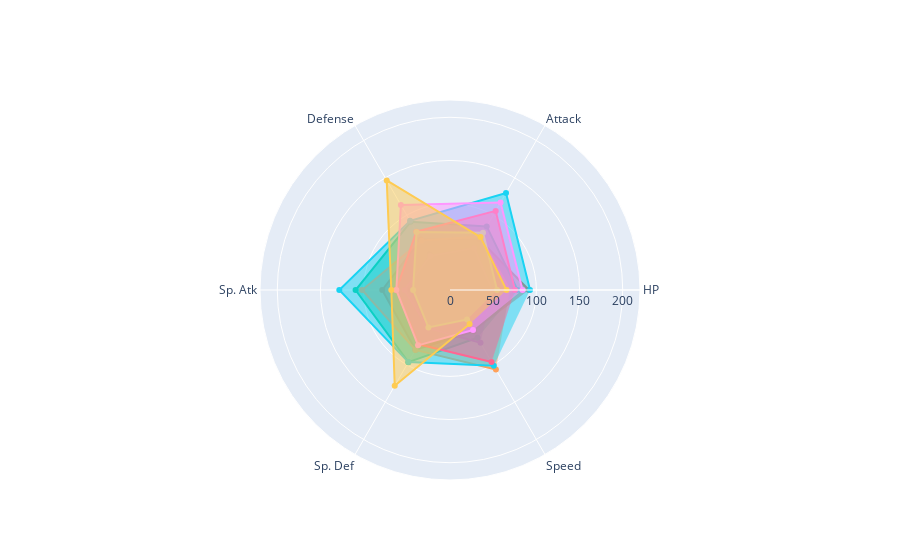

The notebook cell this image was saved under:
### Code cell
fig = go.Figure()
clusters = data_new['Cluster'].unique()

for cluster in clusters:
    cluster_data = data_new[data_new['Cluster'] == cluster].drop('Cluster', axis=1)
    radar_data = cluster_data.mean().reset_index()
    radar_data.columns = ['Stats', 'Values']
    fig.add_trace(go.Scatterpolar(
        r=radar_data['Values'],
        theta=radar_data['Stats'],
        fill='toself',
        name=f'Cluster {cluster}'
    ))

    

fig.update_layout(
  polar=dict(
    radialaxis=dict(
      visible=True,
      range=[0, 220]
    )),
  showlegend=False
)

fig.show()

### Figure 1 — Plotly figure (JSON) as saved in the notebook; plotly's stock layout.template omitted (floating-point values rounded to 4 significant figures)
{"data": [{"fill": "toself", "name": "Cluster 4", "r": [50.81, 42.16, 48.1, 46.06, 50.25, 37.21], "theta": ["HP", "Attack", "Defense", "Sp. Atk", "Sp. Def", "Speed"], "type": "scatterpolar"}, {"fill": "toself", "name": "Cluster 2", "r": [91.38, 67.81, 67.51, 78.48, 79.84, 55.08], "theta": ["HP", "Attack", "Defense", "Sp. Atk", "Sp. Def", "Speed"], "type": "scatterpolar"}, {"fill": "toself", "name": "Cluster 7", "r": [78.24, 85.03, 91.13, 109.3, 96.46, 63.8], "theta": ["HP", "Attack", "Defense", "Sp. Atk", "Sp. Def", "Speed"], "type": "scatterpolar"}, {"fill": "toself", "name": "Cluster 0", "r": [49.01, 56.02, 45.55, 52.82, 50.9, 70.69], "theta": ["HP", "Attack", "Defense", "Sp. Atk", "Sp. Def", "Speed"], "type": "scatterpolar"}, {"fill": "toself", "name": "Cluster 1", "r": [69.22, 71.49, 66.09, 101.7, 80.1, 106.3], "theta": ["HP", "Attack", "Defense", "Sp. Atk", "Sp. Def", "Speed"], "type": "scatterpolar"}, {"fill": "toself", "name": "Cluster 3", "r": [92.67, 129.8, 92.46, 128.2, 96.42, 101.4], "theta": ["HP", "Attack", "Defense", "Sp. Atk", "Sp. Def", "Speed"], "type": "scatterpolar"}, {"fill": "toself", "name": "Cluster 8", "r": [75.21, 105.8, 77.95, 62.21, 72.63, 96.19], "theta": ["HP", "Attack", "Defense", "Sp. Atk", "Sp. Def", "Speed"], "type": "scatterpolar"}, {"fill": "toself", "name": "Cluster 6", "r": [54.51, 76.45, 77.52, 42.7, 50.05, 39.52], "theta": ["HP", "Attack", "Defense", "Sp. Atk", "Sp. Def", "Speed"], "type": "scatterpolar"}, {"fill": "toself", "name": "Cluster 5", "r": [83.96, 117.0, 113.8, 62.13, 74, 53.38], "theta": ["HP", "Attack", "Defense", "Sp. Atk", "Sp. Def", "Speed"], "type": "scatterpolar"}, {"fill": "toself", "name": "Cluster 9", "r": [65.44, 70.74, 146.5, 67.96, 128, 45.41], "theta": ["HP", "Attack", "Defense", "Sp. Atk", "Sp. Def", "Speed"], "type": "scatterpolar"}], "layout": {"polar": {"radialaxis": {"range": [0, 220], "visible": true}}, "showlegend": false}}
